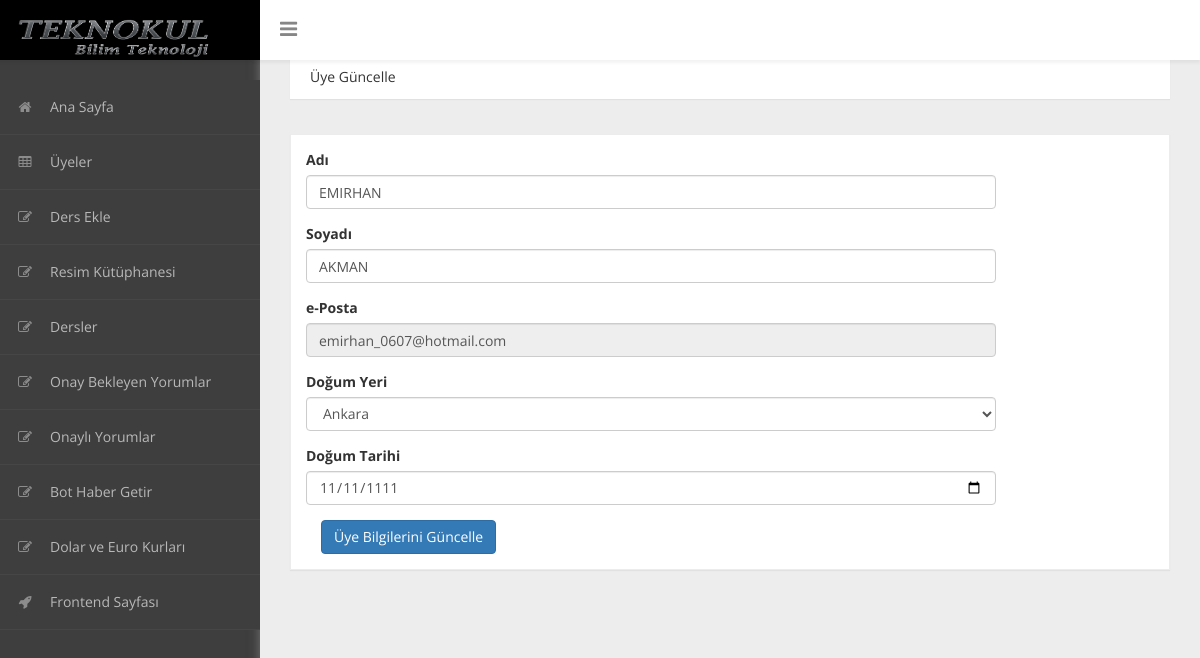
The app's page /admin/index.php?sayfa=uye-guncelle&id=13 (signed in) with its own data.
### tables this page shows
CREATE TABLE `uyeler` (
  `uyeID` int(4) NOT NULL,
  `uyeKod` varchar(32) NOT NULL,
  `ad` varchar(30) NOT NULL,
  `soyad` varchar(30) NOT NULL,
  `eposta` varchar(45) NOT NULL,
  `sifre` varchar(32) NOT NULL,
  `dogumTarihi` date NOT NULL,
  `dogumYeri` varchar(25) NOT NULL,
  `statu` varchar(1) NOT NULL
);

### admin/uye-guncelle.php (the view, shortened to what this page needs)
<?php
	$id = $_GET["id"];
	$sorgu = "SELECT * FROM uyeler WHERE uyeID = '$id'";
	$sec = mysqli_query($baglanti, $sorgu);
	$satir = mysqli_fetch_array($sec);
	$iller = array(1=>"Adana", "Adıyaman", "Afyon", "Ağrı", "Amasya", "Ankara", "Antalya", "Artvin", "Aydın", "Balıkesir", "Bilecik", "Bingöl", "Bitlis", "Bolu", "Burdur", "Bursa", "Çanakkale", "Çankırı", "Çorum", "Denizli", "Diyarbakır", "Edirne", "Elazığ", "Erzincan", "Erzurum", "Eskişehir", "Gaziantep", "Giresun", "Gümüşhane", "Hakkari", "Hatay", "Isparta", "Mersin", "İstanbul", "İzmir", "Kars", "Kastamonu", "Kayseri", "Kırklareli", "Kırşehir", "Kocaeli", "Konya", "Kütahya", "Malatya", "Manisa", "Kahramanmaraş", "Mardin", "Muğla", "Muş", "Nevşehir", "Niğde", "Ordu", "Rize", "Sakarya", "Samsun", "Siirt", "Sinop", "Sivas", "Tekirdağ", "Tokat", "Trabzon", "Tunceli", "Şanlıurfa", "Uşak", "Van", "Yozgat", "Zonguldak", "Aksaray", "Bayburt", "Karaman", "Kırıkkale", "Batman", "Şırnak", "Bartın", "Ardahan", "Iğdır", "Yalova", "Karabük", "Kilis", "Osmaniye", "Düzce");
?>
<div class="header">
	<ol class="breadcrumb">
	Üye Güncelle
	</ol>
</div>
<div id="page-inner">
	<div class="row">
		<div class="col-md-12">
			<div class="panel panel-default">
				<div class="panel-body" style="max-width: 720px">
					<form action="?sayfa=uye-guncelle-islem" method="post">
						<div class="form-group row">
							<label for="full_name" class="col-md-4 col-form-label text-md-right">Adı</label>
							<div class="col-md-12">
								<input type="text" class="form-control" name="ad" value="<?php echo $satir["ad"] ?>" required>
							</div>
						</div>
						<div class="form-group row">
							<label for="email_address" class="col-md-4 col-form-label text-md-right">Soyadı</label>
							<div class="col-md-12">
								<input type="text" class="form-control" name="soyad" value="<?php echo $satir["soyad"] ?>" required>
							</div>
						</div>
						<div class="form-group row">
							<label for="user_name" class="col-md-4 col-form-label text-md-right">e-Posta</label>
							<div class="col-md-12">
								<input readonly type="email" class="form-control" name="eposta" value="<?php echo $satir["eposta"] ?>" required>
							</div>
						</div>
						<div class="form-group row">
							<label for="phone_number" class="col-md-4 col-form-label text-md-right">Doğum Yeri</label>
							<div class="col-md-12">
								<select class="form-control" name="dogumYeri" required>
									<?php
										foreach($iller as $il){
											if($il==$satir["dogumYeri"]) $secili="selected";
											else $secili="";
											echo "<option $secili>$il</option>\n";
										}
									?>
								</select>
							</div>
						</div>
						<div class="form-group row">
							<label for="present_address" class="col-md-4 col-form-label text-md-right">Doğum Tarihi</label>
							<div class="col-md-12">
								<input type="date" class="form-control" name="dogumTarihi" value="<?php echo $satir["dogumTarihi"] ?>" required>
							</div>
						</div>
						<div class="col-md-6 offset-md-4">
							<button type="submit" class="btn btn-primary">
							Üye Bilgilerini Güncelle
							</button>
						</div>
					</form>
				</div>
			</div>
		</div>
	</div>
</div>

### admin/assets/css/custom-styles.css (style rules this page uses)
body { font-family: 'Open Sans', sans-serif; background: #3E3E3E; }
#page-inner { width:100%; margin:10px 20px 10px 0px; background-color:transparent; padding: 15px 30px; min-height:1200px; }
.panel { border-radius:0px; }
.breadcrumb { padding: 12px 10px 12px 20px; margin-bottom: 20px; list-style: none; border-radius: 0; -webkit-box-shadow: 0 1px 1px rgba(0,0,0,.05); box-shadow: 0 1px 1px rgba(0,0,0,.05);background: #fff; }
.panel-default { border-color: #ECECEC; }
.header { margin: 0 30px; }

### records on screen
uyeler: ad "EMIRHAN", soyad "AKMAN", eposta "emirhan_0607@hotmail.com", dogumTarihi "11/11/1111"

### other values on screen
form field dogumYeri "Ankara"
